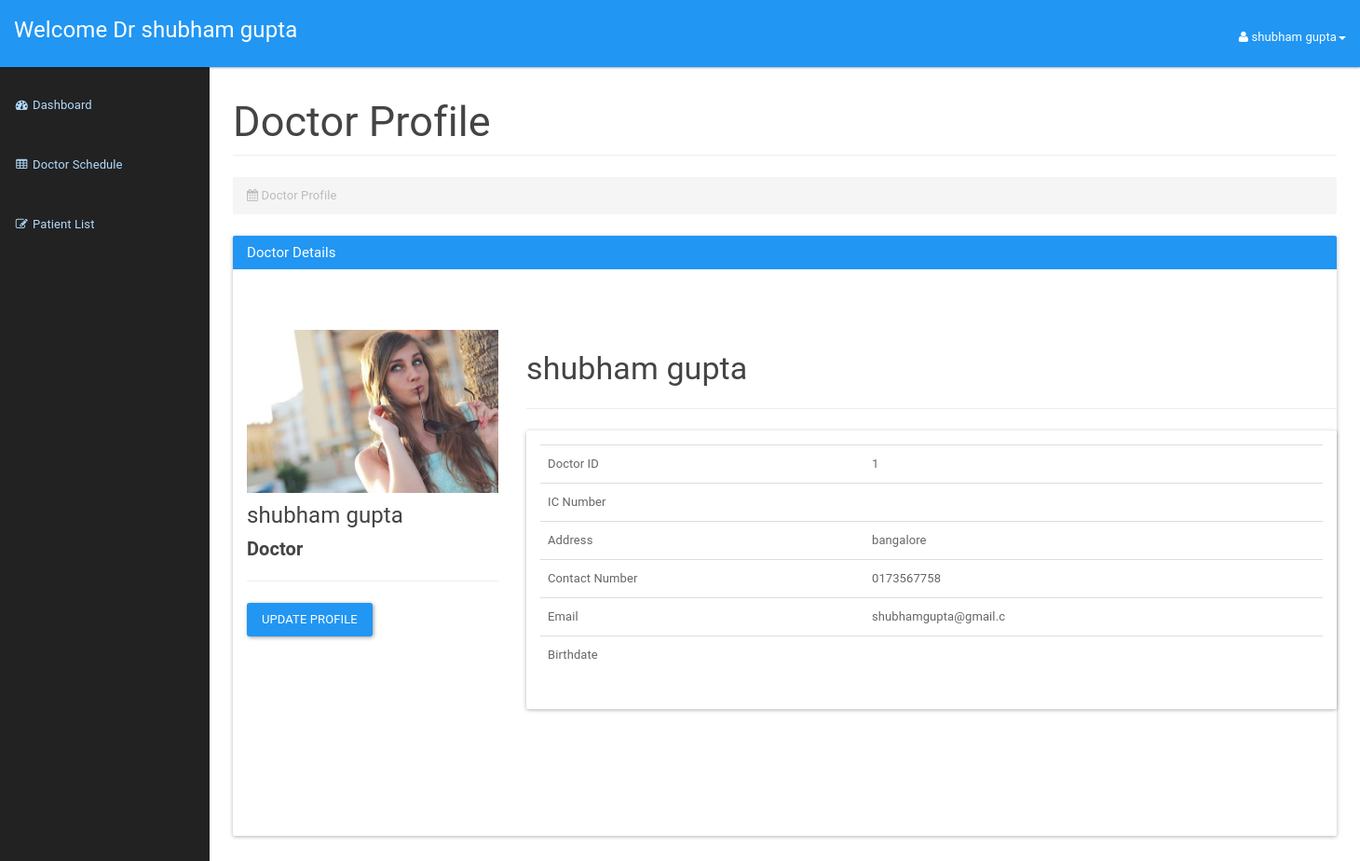
Screenshot of /doctor/doctorprofile.php (signed in) with the database file from the repository.
### tables this page shows
CREATE TABLE `doctor` (
  `password` varchar(20) NOT NULL,
  `doctorId` int(3) NOT NULL,
  `maindoctorId` int(3) NOT NULL,
  `doctorFirstName` varchar(50) NOT NULL,
  `doctorLastName` varchar(50) NOT NULL,
  `doctorAddress` varchar(100) NOT NULL,
  `doctorPhone` varchar(15) NOT NULL,
  `doctorEmail` varchar(20) NOT NULL,
  `symptom` varchar(20) NOT NULL,
  `speciality` varchar(20) NOT NULL
);

### doctor/doctorprofile.php (the view, shortened to what this page needs)
<?php
include_once '../assets/conn/dbconnect.php';
$usersession = $_SESSION['doctorSession'];
$res=mysqli_query($con,"SELECT * FROM doctor WHERE doctorId=".$usersession);
$userRow=mysqli_fetch_array($res,MYSQLI_ASSOC);
?>
<!DOCTYPE html>
<html lang="en">
    <head>
        <link href="assets/css/material.css" rel="stylesheet">
        <link href="assets/css/sb-admin.css" rel="stylesheet">
        <link href="assets/css/time/bootstrap-clockpicker.css" rel="stylesheet">
        <link href="assets/css/style.css" rel="stylesheet">
        <link href="assets/font-awesome/css/font-awesome.css" rel="stylesheet">
    </head>
    <body>
        <div id="wrapper">
            <nav class="navbar navbar-inverse navbar-fixed-top" role="navigation">
                <div class="navbar-header">
                    <a class="navbar-brand" href="doctordashboard.php">Welcome Dr <?php echo $userRow['doctorFirstName'];?> <?php echo $userRow['doctorLastName'];?></a>
                </div>
                <ul class="nav navbar-right top-nav">
                    <li class="dropdown">
                        <a href="#" class="dropdown-toggle" data-toggle="dropdown"><i class="fa fa-user"></i> <?php echo $userRow['doctorFirstName']; ?> <?php echo $userRow['doctorLastName']; ?><b class="caret"></b></a>
                    </li>
                </ul>
                <div class="collapse navbar-collapse navbar-ex1-collapse">
                    <ul class="nav navbar-nav side-nav">
                         <li>
                            <a href="doctordashboard.php"><i class="fa fa-fw fa-dashboard"></i> Dashboard</a>
                        </li>
                        <li>
                            <a href="addschedule.php"><i class="fa fa-fw fa-table"></i> Doctor Schedule</a>
                        </li>
                        <li>
                            <a href="patientlist.php"><i class="fa fa-fw fa-edit"></i> Patient List</a>
                        </li>
                    </ul>
                </div>
            </nav>
            <div id="page-wrapper">
                <div class="container-fluid">
                    <div class="row">
                        <div class="col-lg-12">
                            <h2 class="page-header">
                            Doctor Profile
                            </h2>
                            <ol class="breadcrumb">
                                <li class="active">
                                    <i class="fa fa-calendar"></i> Doctor Profile
                                </li>
                            </ol>
                        </div>
                    </div>
                    <div class="panel panel-primary">
                        <div class="panel-heading">
                            <h3 class="panel-title">Doctor Details</h3>
                        </div>
                        <div class="panel-body">
                          <div class="container">
            <section style="padding-bottom: 50px; padding-top: 50px;">
                <div class="row">
                    <div class="row">
                        <div class="col-md-3 col-sm-3">
                            <div class="user-wrapper">
                                <img src="assets/img/1.jpg" class="img-responsive" />
                                <div class="description">
                                    <h4><?php echo $userRow['doctorFirstName']; ?> <?php echo $userRow['doctorLastName']; ?></h4>
                                    <h5> <strong> Doctor </strong></h5>
                                    <hr />
                                    <button type="button" class="btn btn-primary" data-toggle="modal" data-target="#myModal">Update Profile</button>
                                </div>
                            </div>
                        </div>
                        <div class="col-md-9 col-sm-9  user-wrapper">
                            <div class="description">
                                <h3> <?php echo $userRow['doctorFirstName']; ?> <?php echo $userRow['doctorLastName']; ?> </h3>
                                <hr />
                                <div class="panel panel-default">
                                    <div class="panel-body">
                                        <table class="table table-user-information" align="center">
                                            <tbody>
                                                <tr>
                                                    <td>Doctor ID</td>
                                                    <td><?php echo $userRow['doctorId']; ?></td>
                                                </tr>
                                                <tr>
                                                    <td>IC Number</td>
                                                    <td><?php echo $userRow['icDoctor']; ?></td>
                                                </tr>
                                                <tr>
                                                    <td>Address</td>
                                                    <td><?php echo $userRow['doctorAddress']; ?></td>
                                                </tr>
                                                <tr>
                                                    <td>Contact Number</td>
                                                    <td><?php echo $userRow['doctorPhone']; ?>
                                                    </td>
                                                </tr>
                                                <tr>
                                                    <td>Email</td>
                                                    <td><?php echo $userRow['doctorEmail']; ?>
                                                    </td>
                                                </tr>
                                                <tr>
                                                    <td>Birthdate</td>
                                                    <td><?php echo $userRow['doctorDOB']; ?>
                                                    </td>
                                                </tr>
                                            </tbody>
                                        </table>
                                    </div>
                                </div>
                            </div>
                        </div>
                    </div>
                    <div class="col-md-4">
                            <br /><br/>
                        </div>
                    </div>
                        </div>
                    </div>
                </div>
            </div>
    </body>
</html>

### doctor/assets/css/sb-admin.css (style rules this page uses)
body { margin-top: 100px; background-color: #222; }
@media (min-width:768px) { body { margin-top: 50px; } }
#wrapper { padding-left: 0; }
#page-wrapper { min-height: 900px !important; width: 100%; padding: 0; background-color: #fff; }
@media (min-width:768px) { #wrapper { padding-left: 225px; } }
@media (min-width:768px) { #page-wrapper { padding: 10px; } }
.top-nav { padding: 0 15px; }
.top-nav>li { display: inline-block; float: left; }
.top-nav>li>a { padding-top: 17px; padding-bottom: 10px; line-height: 45px; color: white; }
@media (min-width:768px) { .side-nav { position: fixed; top: 80px; left: 225px; width: 225px; margin-left: -225px; border: none; border-radius: 0; overflow-y: auto; background-color: #222; bottom: 0; overflow-x: hidden; padding-bottom: 40px; } }
@media (min-width:768px) { .side-nav>li>a { width: 225px; } }

### rows the page displays
doctor: doctorFirstName "shubham", doctorLastName "gupta", doctorId "1", doctorAddress "bangalore", doctorPhone "0173567758", doctorEmail "shubhamgupta@gmail.c"
